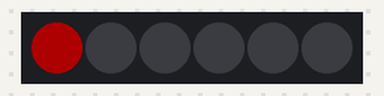
Bench run of a sketch on a simulated Arduino Mega 2560, built with avr-gcc and run on an emulated ATmega2560. On the bench: 6 RGB LEDs in strip order, left to right. Dim RGB values are drawn brighter than linear.

Above: at 0.15 s.
At 0.75 s:
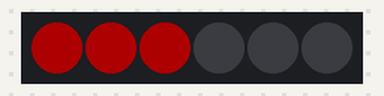
At 1.6 s:
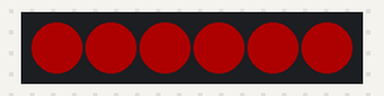
At 2.9 s:
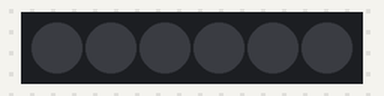
At 4.25 s:
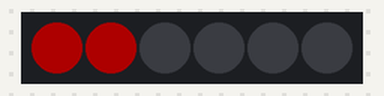
Timing chart, 0 to 40.0 s (numbered marks = the images above):
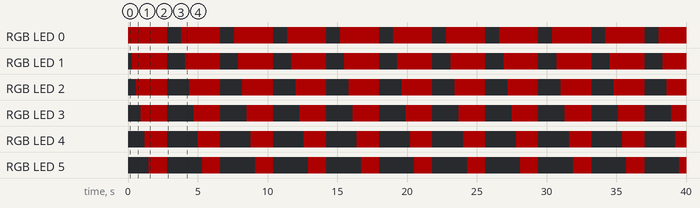

The sketch:

tiraLeds.ino
```cpp
#include <Arduino.h>
#include <Adafruit_NeoPixel.h>

#define PIN         23
#define NUMPIXELS   6

Adafruit_NeoPixel pixels(NUMPIXELS, PIN, NEO_GRB + NEO_KHZ800);

void setup() {
  pixels.begin();
  pixels.show();
}

void loop() {
  for (int i = 0; i < NUMPIXELS; i++) {
    pixels.setPixelColor(i, pixels.Color(50, 0, 0)); // verde
    pixels.show();
    delay(300);
  }

  delay(1000);


  for (int i = 0; i < NUMPIXELS; i++) {
    pixels.setPixelColor(i, pixels.Color(0, 0, 0));
  }
  pixels.show();
  delay(1000);
}
```

Measured:
- by itself, RGB LED 0: alternates RGB(50, 0, 0) for 2.8 s and off for 1.0 s
- by itself, RGB LED 1: alternates RGB(50, 0, 0) for 2.5 s and off for 1.3 s
- by itself, RGB LED 2: alternates RGB(50, 0, 0) for 2.2 s and off for 1.6 s
- by itself, RGB LED 3: alternates RGB(50, 0, 0) for 1.9 s and off for 1.9 s
- by itself, RGB LED 4: alternates RGB(50, 0, 0) for 1.6 s and off for 2.2 s
- by itself, RGB LED 5: alternates RGB(50, 0, 0) for 1.3 s and off for 2.5 s
- what the display in image 2 shows lasts 1.3 s, from 1.5 s to 2.8 s
